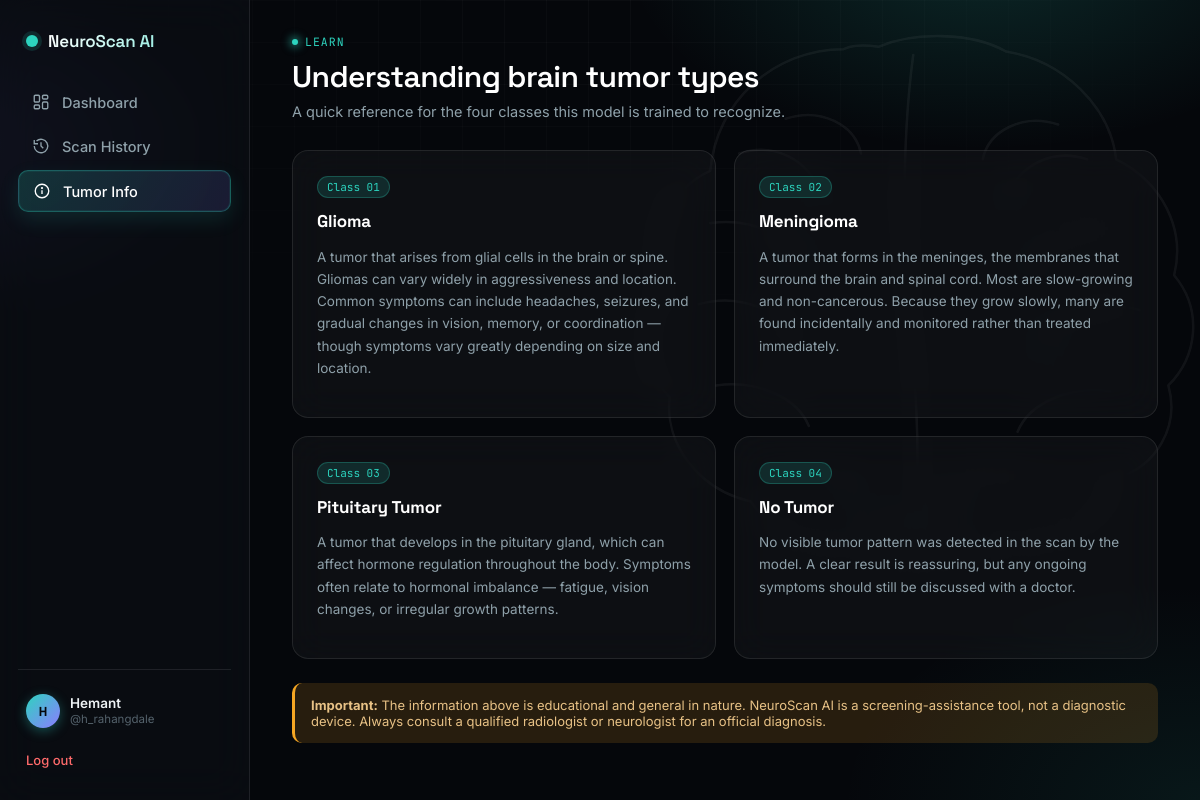
Screenshot of /info (signed in) with the database file from the repository.
### models.py (models this page shows, shortened)
class User(UserMixin, db.Model):
    __tablename__ = "users"
    id = db.Column(db.Integer, primary_key=True)
    full_name = db.Column(db.String(120), nullable=False)
    username = db.Column(db.String(80), unique=True, nullable=False, index=True)
    email = db.Column(db.String(120), unique=True, nullable=False, index=True)
    password_hash = db.Column(db.String(255), nullable=False)
    created_at = db.Column(db.DateTime, default=datetime.utcnow)
    scans = db.relationship(
        "Scan", backref="user", lazy=True, cascade="all, delete-orphan"
    )

### app.py (the view)
    @app.route("/info")
    @login_required
    def info():
        return render_template("info.html", class_info=app.config["CLASS_INFO"])

### app.py (called while the page is built)
@login_manager.user_loader
def load_user(user_id):
    return User.query.get(int(user_id))

### templates/info.html (shortened to what this page needs)
{% extends "base.html" %}
{% block content %}
<div class="page-header">
  <div class="eyebrow">Learn</div>
  <h1>Understanding brain tumor types</h1>
  <p>A quick reference for the four classes this model is trained to recognize.</p>
</div>
<div class="info-grid">
  <div class="info-card">
    <span class="tag">Class 01</span>
    <h3>Glioma</h3>
    <p>{{ class_info["Glioma"] }} Common symptoms can include headaches, seizures, and
       gradual changes in vision, memory, or coordination — though symptoms vary
       greatly depending on size and location.</p>
  </div>
  <div class="info-card">
    <span class="tag">Class 02</span>
    <h3>Meningioma</h3>
    <p>{{ class_info["Meningioma"] }} Because they grow slowly, many are found
       incidentally and monitored rather than treated immediately.</p>
  </div>
  <div class="info-card">
    <span class="tag">Class 03</span>
    <h3>Pituitary Tumor</h3>
    <p>{{ class_info["Pituitary"] }} Symptoms often relate to hormonal imbalance —
       fatigue, vision changes, or irregular growth patterns.</p>
  </div>
  <div class="info-card">
    <span class="tag">Class 04</span>
    <h3>No Tumor</h3>
    <p>{{ class_info["No Tumor"] }} A clear result is reassuring, but any ongoing
       symptoms should still be discussed with a doctor.</p>
  </div>
</div>
<div class="disclaimer-box" style="margin-top: 24px;">
  <strong>Important:</strong> The information above is educational and general in
  nature. NeuroScan AI is a screening-assistance tool, not a diagnostic device.
  Always consult a qualified radiologist or neurologist for an official diagnosis.
</div>
{% endblock %}

### templates/base.html (shortened to what this page needs)
<!DOCTYPE html>
<html lang="en">
<head>
  <link rel="stylesheet" href="{{ url_for('static', filename='css/style.css') }}">
</head>
<body>
  <div class="app-shell">
    <aside class="sidebar">
      <div class="sidebar-brand">
        <span class="logo-dot"></span>
        <span>NeuroScan AI</span>
      </div>
      <nav>
        <a href="{{ url_for('dashboard') }}" class="nav-link {% if request.endpoint == 'dashboard' %}active{% endif %}">
          <svg viewBox="0 0 24 24" fill="none" stroke="currentColor" stroke-width="1.8"><rect x="3" y="3" width="7" height="9" rx="1.5"/><rect x="14" y="3" width="7" height="5" rx="1.5"/><rect x="14" y="12" width="7" height="9" rx="1.5"/><rect x="3" y="16" width="7" height="5" rx="1.5"/></svg>
          Dashboard
        </a>
        <a href="{{ url_for('history') }}" class="nav-link {% if request.endpoint == 'history' %}active{% endif %}">
          <svg viewBox="0 0 24 24" fill="none" stroke="currentColor" stroke-width="1.8"><path d="M3 12a9 9 0 1 0 3-6.7"/><path d="M3 4v5h5"/><path d="M12 7v5l3 3"/></svg>
          Scan History
        </a>
        <a href="{{ url_for('info') }}" class="nav-link {% if request.endpoint == 'info' %}active{% endif %}">
          <svg viewBox="0 0 24 24" fill="none" stroke="currentColor" stroke-width="1.8"><circle cx="12" cy="12" r="9"/><path d="M12 16v-5"/><circle cx="12" cy="8" r="0.6" fill="currentColor"/></svg>
          Tumor Info
        </a>
      </nav>
      <div class="sidebar-footer">
        <div class="user-chip">
          <div class="user-avatar">{{ current_user.full_name[:1] | upper }}</div>
          <div class="user-meta">
            <div class="name">{{ current_user.full_name }}</div>
            <div class="role">@{{ current_user.username }}</div>
          </div>
        </div>
        <a href="{{ url_for('logout') }}" class="logout-link">Log out</a>
      </div>
    </aside>
    <main class="main">
      {% block content %}{% endblock %}
    </main>
  </div>
</body>
</html>

### rows the page displays
User: full_name "H", full_name "Hemant", username "h_rahangdale"

### other values shown
{{ class_info["Glioma"] }} "A tumor that arises from glial cells in the brain or spine. Gliomas can vary widely in aggressiveness and location."
{{ class_info["Meningioma"] }} "A tumor that forms in the meninges, the membranes that surround the brain and spinal cord. Most are slow-growing and non-cancerous."
{{ class_info["Pituitary"] }} "A tumor that develops in the pituitary gland, which can affect hormone regulation throughout the body."
{{ class_info["No Tumor"] }} "No visible tumor pattern was detected in the scan by the model."
